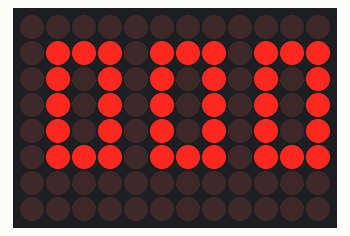
A sketch run on a simulated Arduino Uno R4 WiFi. Parts: 12×8 LED matrix.

Above: at 1.1 s.
At 5.1 s:
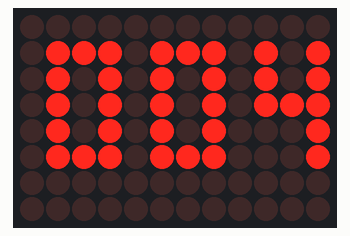
At 10.1 s:
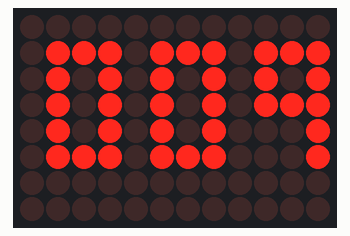
At 20.1 s:
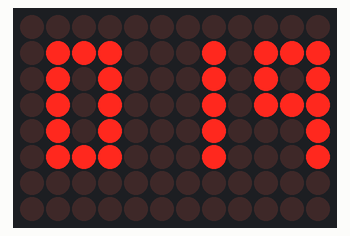
At 29.1 s:
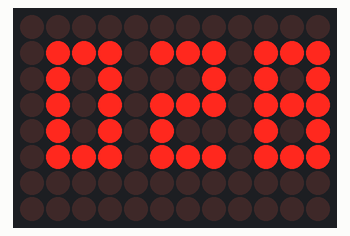
At 39.1 s:
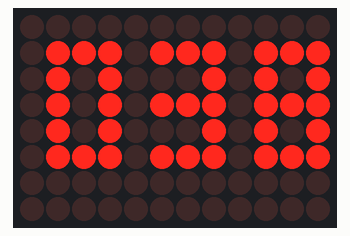

Measured:
- what the display in image 0 shows lasts 1.0 s, from 1.0 s to 2.0 s

The sketch:

contador_R4.ino
```cpp
#include <ArduinoR4DigitDisplay.h>
#include "Arduino_LED_Matrix.h"
#include "RTC.h"

ArduinoLEDMatrix matrix;

volatile bool irqFlag = false;
volatile bool ledState = false;
int contador = 0;


void setup() {
  Serial.begin(115200);
  matrix.begin();
  RTC.begin();

  RTCTime mytime(10, Month::NOVEMBER, 2024, 123, 37, 00, DayOfWeek::SATURDAY, SaveLight::SAVING_TIME_ACTIVE);
  RTC.setTime(mytime);

  if (!RTC.setPeriodicCallback(periodicCallback, Period::ONCE_EVERY_1_SEC)) {
    Serial.println("ERROR: periodic callback not set");
  }

}


void loop(){

   // Este código hace un contador de 000 a 999 segundos y para obtener un tiempo preciso utiliza el RTC del Arduino UNO R4.

   if(irqFlag==true){

    uint8_t frame[8][12] = {
       { 0, 0, 0, 0, 0, 0, 0, 0, 0, 0, 0, 0 },
       { 0, 0, 0, 0, 0, 0, 0, 0, 0, 0, 0, 0 },
       { 0, 0, 0, 0, 0, 0, 0, 0, 0, 0, 0, 0 },
       { 0, 0, 0, 0, 0, 0, 0, 0, 0, 0, 0, 0 },
       { 0, 0, 0, 0, 0, 0, 0, 0, 0, 0, 0, 0 },
       { 0, 0, 0, 0, 0, 0, 0, 0, 0, 0, 0, 0 },
       { 0, 0, 0, 0, 0, 0, 0, 0, 0, 0, 0, 0 },
       { 0, 0, 0, 0, 0, 0, 0, 0, 0, 0, 0, 0 }
    };

     matrix.renderBitmap(frame, 8, 12);

     drawNumber(contador,frame);
     matrix.renderBitmap(frame, 8, 12);

     contador = contador + 1;

     if(contador>999){
      contador=0;
     }

     irqFlag = false;

   }

}

void periodicCallback()
{
  irqFlag = true;
}
```

ArduinoR4DigitDisplay.cpp
```cpp
#include "Arduino.h"
#include "ArduinoR4DigitDisplay.h"

void top(int s, uint8_t frame[8][12]){
frame[1][0+s] = 1;
frame[1][1+s] = 1;
frame[1][2+s] = 1;
}

void ul(int s, uint8_t frame[8][12]){
frame[1][0+s] = 1;
frame[2][0+s] = 1;
frame[3][0+s] = 1;
}

void ur(int s, uint8_t frame[8][12]){
frame[1][2+s] = 1;
frame[2][2+s] = 1;
frame[3][2+s] = 1;
}

void br(int s, uint8_t frame[8][12]){
frame[4][2+s] = 1;
frame[5][2+s] = 1;
}

void bl(int s, uint8_t frame[8][12]){
frame[4][0+s] = 1;
frame[5][0+s] = 1;
}

void mid(int s, uint8_t frame[8][12]){
frame[3][0+s] = 1;
frame[3][1+s] = 1;
frame[3][2+s] = 1;
}

void bot(int s, uint8_t frame[8][12]){
frame[5][0+s] = 1;
frame[5][1+s] = 1;
frame[5][2+s] = 1;
}

void one(int s, uint8_t frame[8][12]){
ur(s, frame);
br(s, frame);
}

void two(int s, uint8_t frame[8][12]){
top(s, frame);
ur(s, frame);
mid(s, frame);
bl(s, frame);
bot(s, frame);
}

void three(int s, uint8_t frame[8][12]){
top(s, frame);
ur(s, frame);
mid(s, frame);
br(s, frame);
bot(s, frame);
}

void four(int s, uint8_t frame[8][12]){
ur(s, frame);
ul(s, frame);
mid(s, frame);
br(s, frame);
}

void five(int s, uint8_t frame[8][12]){
top(s, frame);
ul(s, frame);
mid(s, frame);
br(s, frame);
bot(s, frame);
}

void six(int s, uint8_t frame[8][12]){
top(s, frame);
ul(s, frame);
mid(s, frame);
bl(s, frame);
br(s, frame);
bot(s, frame);
}

void seven(int s, uint8_t frame[8][12]){
top(s, frame);
ur(s, frame);
br(s, frame);
}

void eight(int s, uint8_t frame[8][12]){
top(s, frame);
ur(s, frame);
ul(s, frame);
mid(s, frame);
br(s, frame);
bl(s, frame);
bot(s, frame);
}

void nine(int s, uint8_t frame[8][12]){
top(s, frame);
ur(s, frame);
ul(s, frame);
mid(s, frame);
br(s, frame);
}

void zero(int s, uint8_t frame[8][12]){
top(s, frame);
ur(s, frame);
ul(s, frame);
br(s, frame);
bl(s, frame);
bot(s, frame);
}

void drawNumber(int num, uint8_t frame[8][12]){
if (num > 999){
num = 999;
} else if (num < 0){
num = 0;
}

int milsDigit = num / 100;
int tensDigit = (num / 10) % 10;
int unitsDigit = num % 10;

  if (milsDigit == 0){
    zero(1, frame);
  } else if (milsDigit == 1){
    one(1, frame);
  } else if (milsDigit == 2){
    two(1, frame);
  } else if (milsDigit == 3){
    three(1, frame);
  } else if (milsDigit == 4){
    four(1, frame);
  }else if (milsDigit == 5){
    five(1, frame);
  }else if (milsDigit == 6){
    six(1, frame);
  }else if (milsDigit == 7){
    seven(1, frame);
  }else if (milsDigit == 8){
    eight(1, frame);
  }else if (milsDigit == 9){
    nine(1, frame);
  }

  if (tensDigit == 0){
    zero(5, frame);
  } else if (tensDigit == 1){
    one(5, frame);
  } else if (tensDigit == 2){
    two(5, frame);
  } else if (tensDigit == 3){
    three(5, frame);
  } else if (tensDigit == 4){
    four(5, frame);
  }else if (tensDigit == 5){
    five(5, frame);
  }else if (tensDigit == 6){
    six(5, frame);
  }else if (tensDigit == 7){
    seven(5, frame);
  }else if (tensDigit == 8){
    eight(5, frame);
  }else if (tensDigit == 9){
    nine(5, frame);
  }

  if (unitsDigit == 0){
    zero(9, frame);
  } else if (unitsDigit == 1){
    one(9, frame);
  } else if (unitsDigit == 2){
    two(9, frame);
  } else if (unitsDigit == 3){
    three(9, frame);
  } else if (unitsDigit == 4){
    four(9, frame);
  } else if (unitsDigit == 5){
    five(9, frame);
  } else if (unitsDigit == 6){
    six(9, frame);
  } else if (unitsDigit == 7){
    seven(9, frame);
  } else if (unitsDigit == 8){
    eight(9, frame);
  } else if (unitsDigit == 9){
    nine(9, frame);
  }

}
```

ArduinoR4DigitDisplay.h
```cpp
#include "Arduino.h"
void drawNumber(int num, uint8_t frame[8][12]);
```
